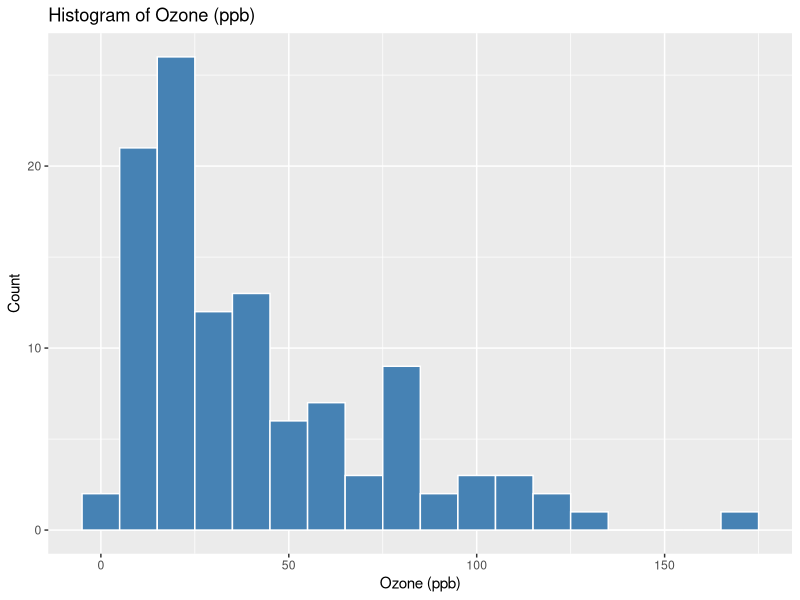
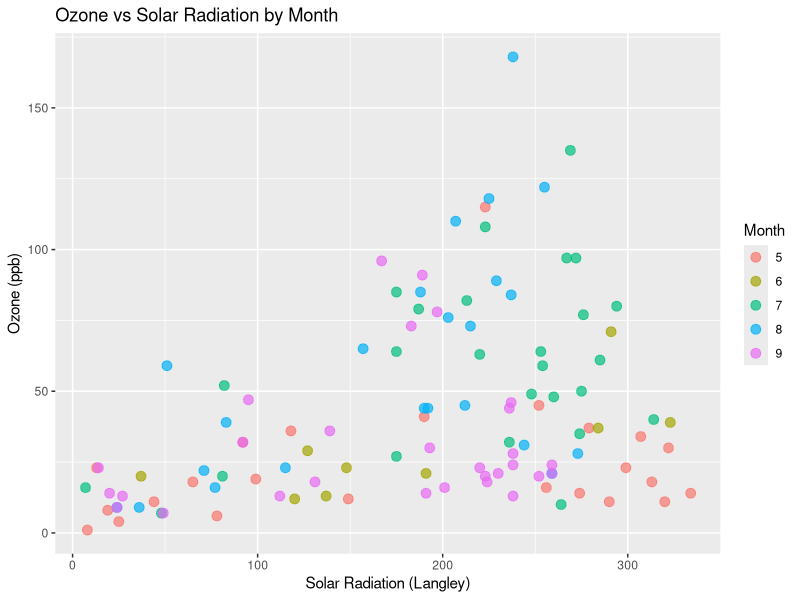
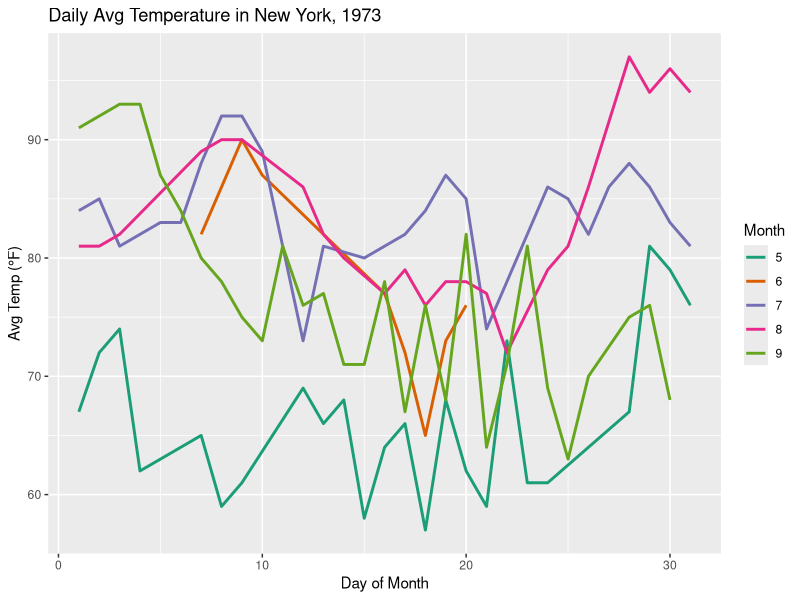
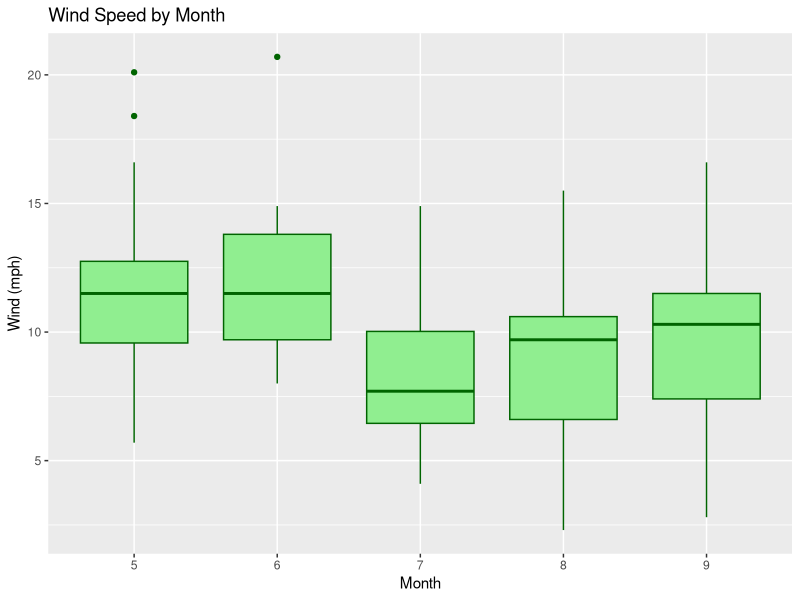
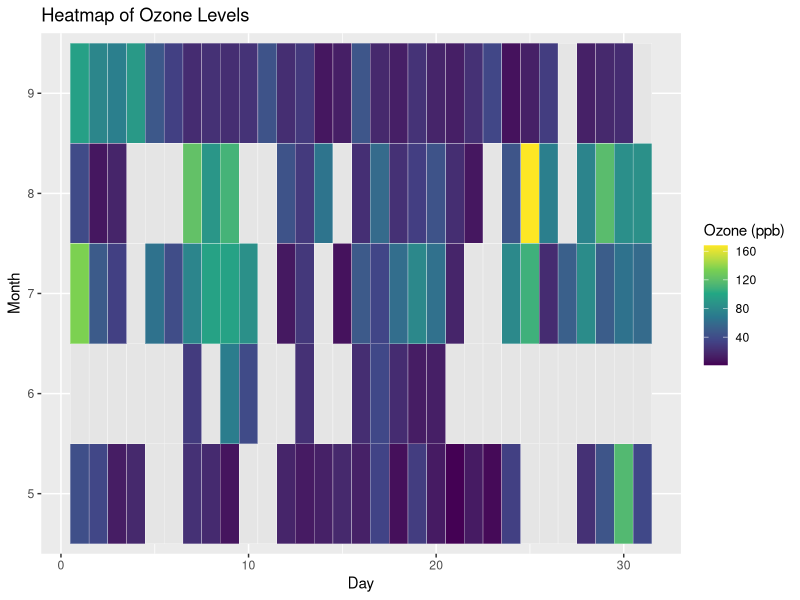
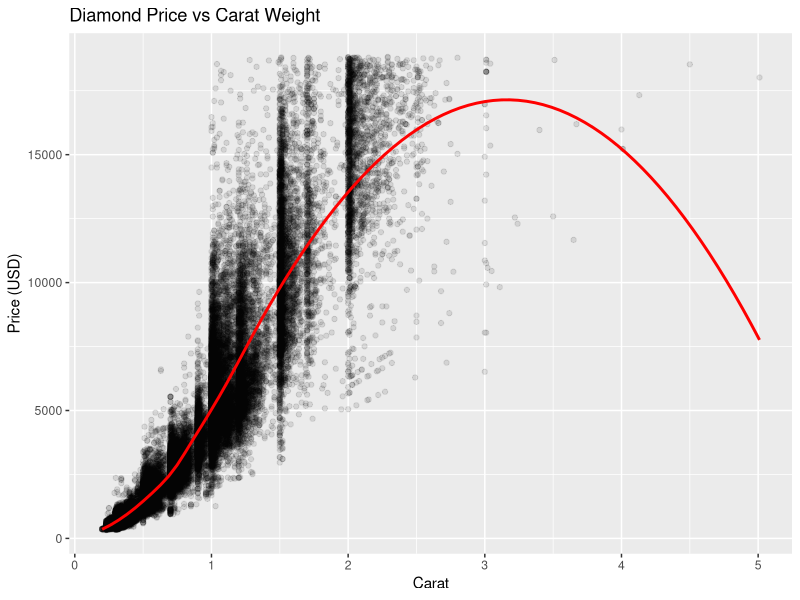
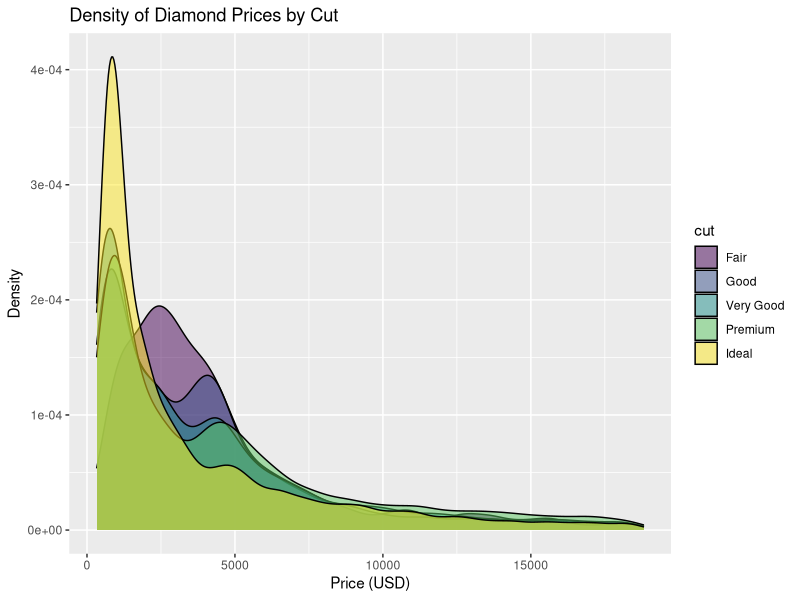
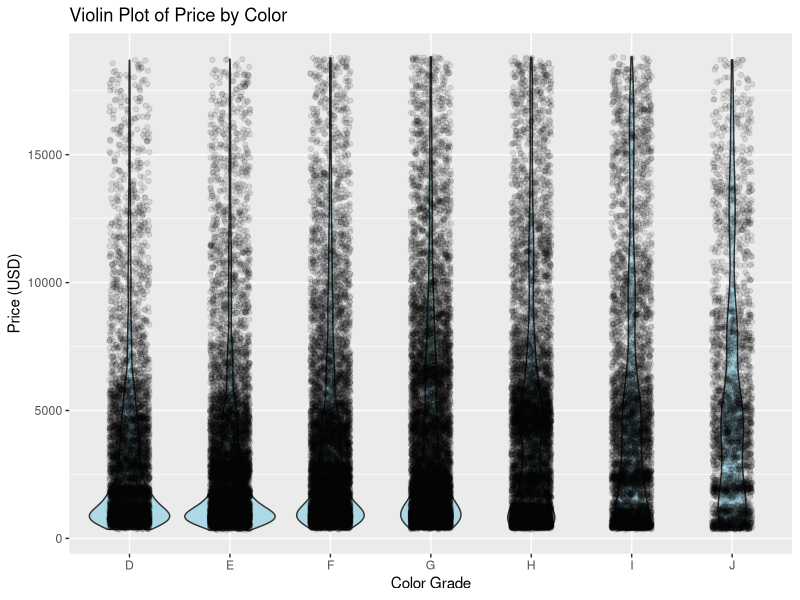

Write the R code that produced these figures, in order.
# ───────────────────────────────────────────────────────
# Mini-Project: Air Quality & Diamond Price Exploration
# ───────────────────────────────────────────────────────

if(!require(ggplot2))    install.packages("ggplot2")
if(!require(dplyr))      install.packages("dplyr")
if(!require(tidyr))      install.packages("tidyr")
if(!require(scales))     install.packages("scales")
library(ggplot2)
library(dplyr)
library(tidyr)
library(scales)

# 2. Dataset 1: airquality ---------------------------------------------------

# a) Inspect structure & head
data("airquality")
str(airquality)
head(airquality)

# b) Clean: remove rows with missing Ozone or Solar.R
aq <- airquality %>%
  drop_na(Ozone, Solar.R)

# c) Histogram of Ozone levels
ggplot(aq, aes(x = Ozone)) +
  geom_histogram(binwidth = 10, fill = "steelblue", color = "white") +
  labs(title = "Histogram of Ozone (ppb)",
       x = "Ozone (ppb)", y = "Count")

# d) Scatter: Solar.R vs Ozone, colored by Month
ggplot(aq, aes(x = Solar.R, y = Ozone, color = factor(Month))) +
  geom_point(size = 3, alpha = 0.7) +
  scale_color_discrete(name = "Month") +
  labs(title = "Ozone vs Solar Radiation by Month",
       x = "Solar Radiation (Langley)", y = "Ozone (ppb)")

# e) Line plot: Daily average Temperature by Month
aq %>%
  group_by(Month, Day) %>%
  summarize(avgTemp = mean(Temp)) %>%
  ggplot(aes(x = Day, y = avgTemp, group = Month, color = factor(Month))) +
    geom_line(size = 1) +
    scale_color_brewer(palette = "Dark2", name = "Month") +
    labs(title = "Daily Avg Temperature in New York, 1973",
         x = "Day of Month", y = "Avg Temp (°F)")

# f) Boxplot: Distribution of Wind speeds across Months
ggplot(aq, aes(x = factor(Month), y = Wind)) +
  geom_boxplot(fill = "lightgreen", color = "darkgreen") +
  labs(title = "Wind Speed by Month",
       x = "Month", y = "Wind (mph)")

# g) Heatmap: Ozone across Days and Months
aq_wide <- aq %>%
  select(Month, Day, Ozone) %>%
  pivot_wider(names_from = Day, values_from = Ozone)

# Convert back to long for ggplot
aq_long <- aq_wide %>%
  pivot_longer(-Month, names_to = "Day", values_to = "Ozone") %>%
  mutate(Day = as.integer(Day))

ggplot(aq_long, aes(x = Day, y = factor(Month), fill = Ozone)) +
  geom_tile(color = "white") +
  scale_fill_viridis_c(na.value = "grey90") +
  labs(title = "Heatmap of Ozone Levels",
       x = "Day", y = "Month", fill = "Ozone (ppb)")

# 3. Dataset 2: diamonds 

# a) Inspect
data("diamonds")
str(diamonds)
head(diamonds)

# b) Scatter: Carat vs Price, with smooth trend
ggplot(diamonds, aes(x = carat, y = price)) +
  geom_point(alpha = 0.1) +
  geom_smooth(method = "loess", se = FALSE, color = "red") +
  labs(title = "Diamond Price vs Carat Weight",
       x = "Carat", y = "Price (USD)")

# c) Density plot: Distribution of Price by Cut
ggplot(diamonds, aes(x = price, fill = cut)) +
  geom_density(alpha = 0.5) +
  labs(title = "Density of Diamond Prices by Cut",
       x = "Price (USD)", y = "Density")

# d) Violin + jitter: Price distribution across Color grades
ggplot(diamonds, aes(x = color, y = price)) +
  geom_violin(fill = "lightblue") +
  geom_jitter(width = 0.2, alpha = 0.1) +
  labs(title = "Violin Plot of Price by Color",
       x = "Color Grade", y = "Price (USD)")

# e) Bar chart: Count of diamonds per clarity grade
ggplot(diamonds, aes(x = clarity)) +
  geom_bar(fill = "orange", color = "black") +
  labs(title = "Count of Diamonds by Clarity",
       x = "Clarity Grade", y = "Count")

# f) Facet: Price vs Carat, faceted by Cut
ggplot(diamonds, aes(x = carat, y = price)) +
  geom_point(alpha = 0.05) +
  facet_wrap(~ cut) +
  labs(title = "Price vs Carat Faceted by Cut",
       x = "Carat", y = "Price (USD)")

diam_summary <- diamonds %>%
  group_by(cut, color) %>%
  summarize(mean_price = mean(price), .groups = "drop")

print(diam_summary)

write.csv(diam_summary, "diamond_price_summary.csv", row.names = FALSE)
